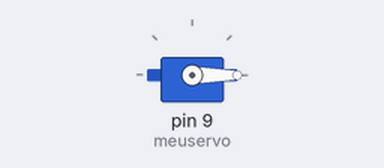
A sketch run on a simulated Arduino Uno, built with avr-gcc and run on an emulated ATmega328P. On the bench: servo.

Above: at 0.05 s.
At 2.05 s:
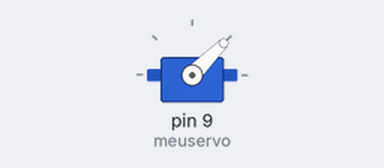
At 3.5 s:
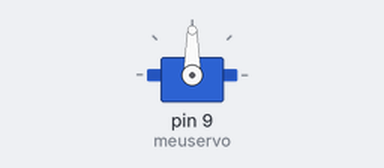
At 7.0 s:
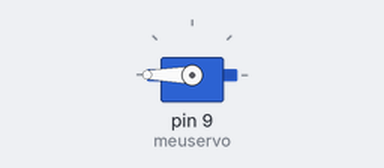
Timing chart, 0 to 9.1 s (numbered marks = the images above):
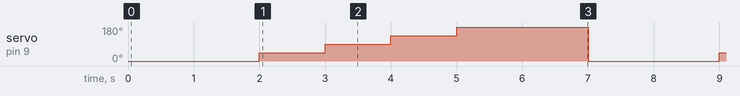

The sketch:

11a_Servo_Motor.ino
```cpp
#include <Servo.h>  // blibioteca Servo Motor

/*
  Servo motor de angulo 180º.
  Um ângulo de 180 graus para um servo motor significa que o servo
  motor pode girar completamente até 180º em seu eixo.

  Movimento de ângulos pre determinado 0, 45, 90, 135, 180.
*/

Servo meuservo; // nomeia servo a ser utilizado

void setup()
{
    /*
      A instrução  é uma função da biblioteca Servo do Arduino que conecta um servo motor a um pino digital do Arduino.
      servo.attach(pino, pulso mínimo, pulso máximo)
      Valores padronizados caso haja omissão dos valores:
      servo.attach(pino, 544, 2400)
    */
    meuservo.attach(9, 500, 2500); // chamar método e informar pino

}

// loop infinito
void loop() {
  meuservo.write(0); // Move o servo motor para 0 graus.
  delay(2000); // Aguarda 1 segundo.

  meuservo.write(45); // Move o servo motor para 0 graus.
  delay(1000); // Aguarda 1 segundo.

  meuservo.write(90); // Move o servo motor para 90 graus.
  delay(1000); // Aguarda 1 segundo.

  meuservo.write(135); // Move o servo motor para 0 graus.
  delay(1000); // Aguarda 1 segundo.

  meuservo.write(180); // Move o servo motor para 180 graus.
  delay(2000); // Aguarda 1 segundo.
}
```

TESTE01.cpp
```cpp
#include <Arduino.h>
```

TESTE02.cpp
```cpp
#include <Arduino.h> 
```

TESTE03.cpp
```cpp
#include <Arduino.h>
```

Measured:
- by itself, servo on pin 9 (meuservo): repeats every 7.0 s: 90° 1.0 s, 135° 1.0 s, 180° 2.0 s, 0° 2.0 s, 45° 1.0 s
